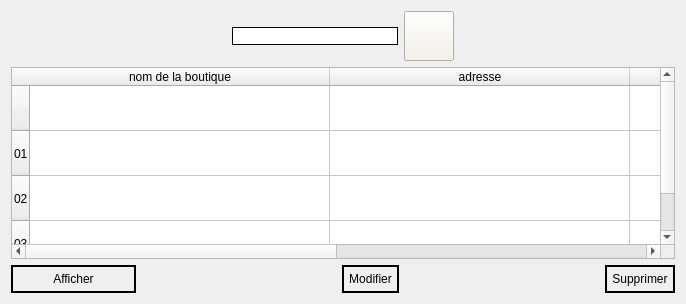
             <widget class="QWidget" name="tab_12">
              <attribute name="title">
               <string>consulter</string>
              </attribute>
              <layout class="QVBoxLayout" name="verticalLayout_10">
               <item>
                <layout class="QHBoxLayout" name="horizontalLayout_18">
                 <item>
                  <spacer name="horizontalSpacer_11">
                   <property name="orientation">
                    <enum>Qt::Orientation::Horizontal</enum>
                   </property>
                   <property name="sizeHint" stdset="0">
                    <size>
                     <width>138</width>
                     <height>20</height>
                    </size>
                   </property>
                  </spacer>
                 </item>
                 <item>
                  <layout class="QHBoxLayout" name="horizontalLayout_17" stretch="0,0">
                   <property name="sizeConstraint">
                    <enum>QLayout::SizeConstraint::SetMaximumSize</enum>
                   </property>
                   <item>
                    <widget class="QLineEdit" name="lineEdit_15">
                     <property name="minimumSize">
                      <size>
                       <width>100</width>
                       <height>0</height>
                      </size>
                     </property>
                     <property name="styleSheet">
                      <string notr="true">
color: rgb(0, 0, 0);
 border: 1px solid black;</string>
                     </property>
                    </widget>
                   </item>
                   <item>
                    <widget class="QPushButton" name="pushButton_16">
                     <property name="minimumSize">
                      <size>
                       <width>50</width>
                       <height>50</height>
                      </size>
                     </property>
                     <property name="styleSheet">
                      <string notr="true">background-color: rgb(245, 241, 229);</string>
                     </property>
                     <property name="text">
                      <string/>
                     </property>
                     <property name="icon">
                      <iconset resource="icones.qrc">
                       <normaloff>:/icones/icone/serach.png</normaloff>:/icones/icone/serach.png</iconset>
                     </property>
                     <property name="iconSize">
                      <size>
                       <width>30</width>
                       <height>30</height>
                      </size>
                     </property>
                     <property name="checkable">
                      <bool>true</bool>
                     </property>
                     <property name="autoExclusive">
                      <bool>true</bool>
                     </property>
                    </widget>
                   </item>
                  </layout>
                 </item>
                 <item>
                  <spacer name="horizontalSpacer_12">
                   <property name="orientation">
                    <enum>Qt::Orientation::Horizontal</enum>
                   </property>
                   <property name="sizeHint" stdset="0">
                    <size>
                     <width>128</width>
                     <height>20</height>
                    </size>
                   </property>
                  </spacer>
                 </item>
                </layout>
               </item>
               <item>
                <widget class="QTableWidget" name="tableWidget">
                 <property name="styleSheet">
                  <string notr="true">color: rgb(0, 0, 0);</string>
                 </property>
                 <attribute name="horizontalHeaderMinimumSectionSize">
                  <number>50</number>
                 </attribute>
                 <attribute name="horizontalHeaderDefaultSectionSize">
                  <number>300</number>
                 </attribute>
                 <attribute name="verticalHeaderDefaultSectionSize">
                  <number>45</number>
                 </attribute>
                 <row>
                  <property name="text">
                   <string/>
                  </property>
                 </row>
                 <row>
                  <property name="text">
                   <string>01</string>
                  </property>
                 </row>
                 <row>
                  <property name="text">
                   <string>02</string>
                  </property>
                 </row>
                 <row>
                  <property name="text">
                   <string>03</string>
                  </property>
                 </row>
                 <column>
                  <property name="text">
                   <string>nom de la boutique</string>
                  </property>
                 </column>
                 <column>
                  <property name="text">
                   <string>adresse</string>
                  </property>
                 </column>
                 <column>
                  <property name="text">
                   <string>numéro de téléphone</string>
                  </property>
                 </column>
                 <column>
                  <property name="text">
                   <string>créé le</string>
                  </property>
                 </column>
                </widget>
               </item>
               <item>
                <layout class="QHBoxLayout" name="horizontalLayout_19">
                 <item>
                  <widget class="QPushButton" name="pushButton_17">
                   <property name="sizePolicy">
                    <sizepolicy hsizetype="Fixed" vsizetype="Fixed">
                     <horstretch>0</horstretch>
                     <verstretch>0</verstretch>
                    </sizepolicy>
                   </property>
                   <property name="minimumSize">
                    <size>
                     <width>125</width>
                     <height>0</height>
                    </size>
                   </property>
                   <property name="styleSheet">
                    <string notr="true">font: 600 12pt &quot;Segoe UI&quot;;
color: rgb(0, 0, 0);
 border: 2px solid black;
    border-radius: 15px;
    padding: 5px; 
selection-background-color: rgb(0, 21, 155);
</string>
                   </property>
                   <property name="text">
                    <string>Afficher</string>
                   </property>
                   <property name="icon">
                    <iconset>
                     <normaloff>../../../../mrmed/Downloads/show.png</normaloff>../../../../mrmed/Downloads/show.png</iconset>
                   </property>
                  </widget>
                 </item>
                 <item>
                  <spacer name="horizontalSpacer_13">
                   <property name="orientation">
                    <enum>Qt::Orientation::Horizontal</enum>
                   </property>
                   <property name="sizeType">
                    <enum>QSizePolicy::Policy::Fixed</enum>
                   </property>
                   <property name="sizeHint" stdset="0">
                    <size>
                     <width>200</width>
                     <height>20</height>
                    </size>
                   </property>
                  </spacer>
                 </item>
                 <item>
                  <widget class="QPushButton" name="pushButton_19">
                   <property name="styleSheet">
                    <string notr="true">font: 600 12pt &quot;Segoe UI&quot;;
color: rgb(0, 0, 0);
 border: 2px solid black;
    border-radius: 15px;
    padding: 5px; 
selection-background-color: rgb(0, 21, 155);
</string>
                   </property>
                   <property name="text">
                    <string>Modifier</string>
                   </property>
                   <property name="icon">
                    <iconset>
                     <normaloff>../../../../mrmed/Downloads/edit.png</normaloff>../../../../mrmed/Downloads/edit.png</iconset>
                   </property>
                  </widget>
                 </item>
                 <item>
                  <spacer name="horizontalSpacer_14">
                   <property name="orientation">
                    <enum>Qt::Orientation::Horizontal</enum>
                   </property>
                   <property name="sizeType">
                    <enum>QSizePolicy::Policy::Fixed</enum>
                   </property>
                   <property name="sizeHint" stdset="0">
                    <size>
                     <width>200</width>
                     <height>20</height>
                    </size>
                   </property>
                  </spacer>
                 </item>
                 <item>
                  <widget class="QPushButton" name="pushButton_18">
                   <property name="styleSheet">
                    <string notr="true">font: 600 12pt &quot;Segoe UI&quot;;
color: rgb(0, 0, 0);
 border: 2px solid black;
    border-radius: 15px;
    padding: 5px; 
selection-background-color: rgb(0, 21, 155);
</string>
                   </property>
                   <property name="text">
                    <string>Supprimer</string>
                   </property>
                   <property name="icon">
                    <iconset>
                     <normaloff>../../../../mrmed/Downloads/delete.png</normaloff>../../../../mrmed/Downloads/delete.png</iconset>
                   </property>
                  </widget>
                 </item>
                </layout>
               </item>
              </layout>
             </widget>
